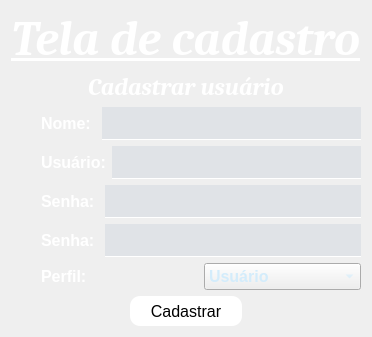
      <widget class="QWidget" name="pg_cadastro_usuario">
       <layout class="QVBoxLayout" name="verticalLayout_8">
        <item>
         <widget class="QLabel" name="label_14">
          <property name="font">
           <font>
            <family>Caladea</family>
            <pointsize>28</pointsize>
            <weight>50</weight>
            <italic>true</italic>
            <bold>false</bold>
           </font>
          </property>
          <property name="styleSheet">
           <string notr="true">font: italic 28pt &quot;Caladea&quot;;</string>
          </property>
          <property name="text">
           <string>&lt;html&gt;&lt;head/&gt;&lt;body&gt;&lt;p align=&quot;center&quot;&gt;&lt;span style=&quot; font-size:36pt; font-weight:600; text-decoration: underline; color:#ffffff;&quot;&gt;Tela de cadastro&lt;/span&gt;&lt;/p&gt;&lt;/body&gt;&lt;/html&gt;</string>
          </property>
          <property name="alignment">
           <set>Qt::AlignCenter</set>
          </property>
         </widget>
        </item>
        <item>
         <widget class="QLabel" name="label_6">
          <property name="font">
           <font>
            <family>Caladea</family>
            <pointsize>28</pointsize>
            <weight>50</weight>
            <italic>true</italic>
            <bold>false</bold>
           </font>
          </property>
          <property name="styleSheet">
           <string notr="true">font: italic 28pt &quot;Caladea&quot;;</string>
          </property>
          <property name="text">
           <string>&lt;html&gt;&lt;head/&gt;&lt;body&gt;&lt;p align=&quot;center&quot;&gt;&lt;img src=&quot;D:/Projeto_Optica/imagens/cadastro.png&quot;/&gt;&lt;/p&gt;&lt;p align=&quot;center&quot;&gt;&lt;span style=&quot; font-size:18pt; font-weight:600; color:#ffffff;&quot;&gt;Cadastrar usuário&lt;/span&gt;&lt;/p&gt;&lt;/body&gt;&lt;/html&gt;</string>
          </property>
          <property name="alignment">
           <set>Qt::AlignCenter</set>
          </property>
         </widget>
        </item>
        <item>
         <layout class="QHBoxLayout" name="horizontalLayout_5">
          <property name="leftMargin">
           <number>30</number>
          </property>
          <item>
           <widget class="QLabel" name="label_7">
            <property name="text">
             <string>&lt;html&gt;&lt;head/&gt;&lt;body&gt;&lt;p&gt;&lt;span style=&quot; font-size:12pt; font-weight:600; color:#ffffff;&quot;&gt;Nome: &lt;/span&gt;&lt;/p&gt;&lt;/body&gt;&lt;/html&gt;</string>
            </property>
           </widget>
          </item>
          <item>
           <widget class="QLineEdit" name="txt_nome">
            <property name="sizePolicy">
             <sizepolicy hsizetype="MinimumExpanding" vsizetype="Fixed">
              <horstretch>0</horstretch>
              <verstretch>0</verstretch>
             </sizepolicy>
            </property>
            <property name="styleSheet">
             <string notr="true">color:rgba(211,236,251,1);
border-bottom: 1px solid white;
border-radius:None;
background-color:rgba(85,115,155,0.1);
font-family:Trebucher Ms;
font-size: 21px;</string>
            </property>
           </widget>
          </item>
         </layout>
        </item>
        <item>
         <layout class="QHBoxLayout" name="horizontalLayout_6">
          <property name="leftMargin">
           <number>30</number>
          </property>
          <item>
           <widget class="QLabel" name="label_8">
            <property name="text">
             <string>&lt;html&gt;&lt;head/&gt;&lt;body&gt;&lt;p&gt;&lt;span style=&quot; font-size:12pt; font-weight:600; color:#ffffff;&quot;&gt;Usuário:&lt;/span&gt;&lt;/p&gt;&lt;/body&gt;&lt;/html&gt;</string>
            </property>
           </widget>
          </item>
          <item>
           <widget class="QLineEdit" name="txt_usuario">
            <property name="sizePolicy">
             <sizepolicy hsizetype="MinimumExpanding" vsizetype="Fixed">
              <horstretch>0</horstretch>
              <verstretch>0</verstretch>
             </sizepolicy>
            </property>
            <property name="styleSheet">
             <string notr="true">color:rgba(211,236,251,1);
border-bottom: 1px solid white;
border-radius:None;
background-color:rgba(85,115,155,0.1);
font-family:Trebucher Ms;
font-size: 21px;</string>
            </property>
           </widget>
          </item>
         </layout>
        </item>
        <item>
         <layout class="QHBoxLayout" name="horizontalLayout_7">
          <property name="leftMargin">
           <number>30</number>
          </property>
          <item>
           <widget class="QLabel" name="label_9">
            <property name="text">
             <string>&lt;html&gt;&lt;head/&gt;&lt;body&gt;&lt;p&gt;&lt;span style=&quot; font-size:12pt; font-weight:600; color:#ffffff;&quot;&gt;Senha:  &lt;/span&gt;&lt;/p&gt;&lt;/body&gt;&lt;/html&gt;</string>
            </property>
           </widget>
          </item>
          <item>
           <widget class="QLineEdit" name="txt_senha">
            <property name="sizePolicy">
             <sizepolicy hsizetype="MinimumExpanding" vsizetype="Fixed">
              <horstretch>0</horstretch>
              <verstretch>0</verstretch>
             </sizepolicy>
            </property>
            <property name="styleSheet">
             <string notr="true">color:rgba(211,236,251,1);
border-bottom: 1px solid white;
border-radius:None;
background-color:rgba(85,115,155,0.1);
font-family:Trebucher Ms;
font-size: 21px;</string>
            </property>
            <property name="echoMode">
             <enum>QLineEdit::Password</enum>
            </property>
           </widget>
          </item>
         </layout>
        </item>
        <item>
         <layout class="QHBoxLayout" name="horizontalLayout_8">
          <property name="leftMargin">
           <number>30</number>
          </property>
          <item>
           <widget class="QLabel" name="label_10">
            <property name="text">
             <string>&lt;html&gt;&lt;head/&gt;&lt;body&gt;&lt;p&gt;&lt;span style=&quot; font-size:12pt; font-weight:600; color:#ffffff;&quot;&gt;Senha: &lt;/span&gt;&lt;/p&gt;&lt;/body&gt;&lt;/html&gt;</string>
            </property>
           </widget>
          </item>
          <item>
           <widget class="QLineEdit" name="txt_senha_2">
            <property name="sizePolicy">
             <sizepolicy hsizetype="MinimumExpanding" vsizetype="Fixed">
              <horstretch>0</horstretch>
              <verstretch>0</verstretch>
             </sizepolicy>
            </property>
            <property name="styleSheet">
             <string notr="true">color:rgba(211,236,251,1);
border-bottom: 1px solid white;
border-radius:None;
background-color:rgba(85,115,155,0.1);
font-family:Trebucher Ms;
font-size: 21px;</string>
            </property>
            <property name="echoMode">
             <enum>QLineEdit::Password</enum>
            </property>
           </widget>
          </item>
         </layout>
        </item>
        <item>
         <layout class="QHBoxLayout" name="horizontalLayout_9">
          <property name="leftMargin">
           <number>30</number>
          </property>
          <item>
           <widget class="QLabel" name="label_11">
            <property name="text">
             <string>&lt;html&gt;&lt;head/&gt;&lt;body&gt;&lt;p&gt;&lt;span style=&quot; font-size:12pt; font-weight:600; color:#ffffff;&quot;&gt;Perfil: &lt;/span&gt;&lt;/p&gt;&lt;/body&gt;&lt;/html&gt;</string>
            </property>
           </widget>
          </item>
          <item>
           <widget class="QComboBox" name="cb_perfil">
            <property name="sizePolicy">
             <sizepolicy hsizetype="Preferred" vsizetype="Fixed">
              <horstretch>0</horstretch>
              <verstretch>0</verstretch>
             </sizepolicy>
            </property>
            <property name="font">
             <font>
              <pointsize>12</pointsize>
              <weight>75</weight>
              <bold>true</bold>
              <stylestrategy>PreferAntialias</stylestrategy>
             </font>
            </property>
            <property name="cursor">
             <cursorShape>PointingHandCursor</cursorShape>
            </property>
            <property name="layoutDirection">
             <enum>Qt::LeftToRight</enum>
            </property>
            <property name="styleSheet">
             <string notr="true">color:rgba(211,236,251,1);
</string>
            </property>
            <item>
             <property name="text">
              <string>Usuário</string>
             </property>
            </item>
            <item>
             <property name="text">
              <string>Administrador</string>
             </property>
            </item>
           </widget>
          </item>
         </layout>
        </item>
        <item>
         <layout class="QHBoxLayout" name="horizontalLayout_10">
          <item>
           <widget class="QLabel" name="label_12">
            <property name="text">
             <string/>
            </property>
           </widget>
          </item>
          <item>
           <widget class="QPushButton" name="btn_cadastrar">
            <property name="minimumSize">
             <size>
              <width>0</width>
              <height>30</height>
             </size>
            </property>
            <property name="font">
             <font>
              <pointsize>-1</pointsize>
             </font>
            </property>
            <property name="cursor">
             <cursorShape>PointingHandCursor</cursorShape>
            </property>
            <property name="styleSheet">
             <string notr="true">QPushButton{
	background-color: #fff; 
	color:black;
	border-radius: 10px;
	font-size: 16px;
}

QPushButton:hover{
background-color: rgb(0, 158, 231);
}</string>
            </property>
            <property name="text">
             <string>Cadastrar</string>
            </property>
           </widget>
          </item>
          <item>
           <widget class="QLabel" name="label_13">
            <property name="text">
             <string/>
            </property>
           </widget>
          </item>
         </layout>
        </item>
       </layout>
      </widget>
